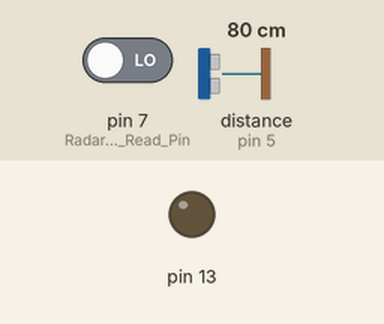
Recording of a sketch running on a simulated Arduino Uno, built with avr-gcc and run on an emulated ATmega328P. Shown: output pins drawn as LEDs (lit = HIGH). Wiring (inferred from the names in the program): ultrasonic range finder: trigger pin 6; echo pin 5. The test bench sets the inputs (shaded band); at power-on: pin 7 (Radar_Signal_Read_Pin) LOW, distance to the obstacle (sensor on pin 5) 80 cm. The echo pulse lasts 58.3 µs per cm; pins used as bus, display or sensor lines are not drawn; what the sketch prints to the serial monitor is not drawn.

Above: at 1.2 s.
1.3 s: pin 7 (Radar_Signal_Read_Pin) driven HIGH
At 1.7 s:
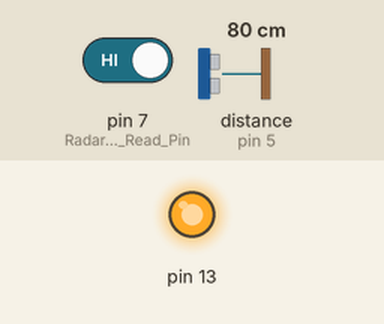
10.3 s: pin 7 (Radar_Signal_Read_Pin) driven LOW
At 10.9 s:
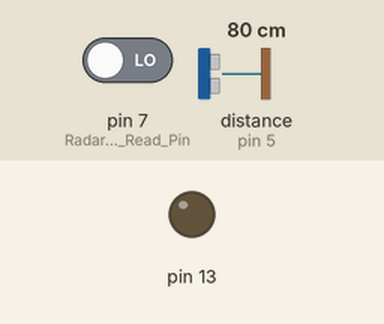
Timing chart, 0 to 13.3 s (numbered marks = the images above; inputs shaded):
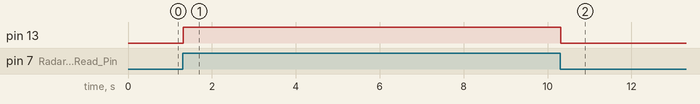

Measured:
- after the input at 1.3 s, pin 13: LOW → HIGH at once
- after the input at 10.3 s, pin 13: HIGH → LOW at once

The sketch:

5.30.m.1_copy.ino
```cpp
#include <SoftwareSerial.h>                       // 소프트웨어 시리얼 라이브러리 등록

/*------------------------ 아두이노 보드마다 소프트웨어 시리얼로 사용할 수 있는 핀 번호가 다르므로 주의 요망 ---------------------------*/
#define RX 8                                      // 소프트웨어 RX포트로 사용할 핀 번호 정의
#define TX 9
#define TRIG 6 //TRIG 핀 설정 (초음파 보내는 핀)
#define ECHO 5 //ECHO 핀 설정 (초음파 받는 핀)
SoftwareSerial bluetooth(10, 11);

                                      // 소프트웨어 TX포트로 사용할 핀 번호 정의
/*------------------------ 아두이노 보드마다 소프트웨어 시리얼로 사용할 수 있는 핀 번호가 다르므로 주의 요망 ---------------------------*/

SoftwareSerial Arduino_to_Radar_Serial(RX, TX);   // 소프트웨어 시리얼 객체명 선언(설정 보드의 RX 핀, 설정보드의 TX 핀)

int Radar_Signal_Read_Pin = 7;                    // Radar 모듈 신호선(3번핀)과 아두이노에 연결된 핀번호

// 변수
int val = 0;
bool speed = false;                                    // Read한 Radar 모듈 신호선의 값을 저장할 변수

void setup()
{
  // put your setup code here, to run once:
  pinMode(Radar_Signal_Read_Pin, INPUT); // 디지털 7번핀을 GPIO INPUT으로 설정
  pinMode(LED_BUILTIN, OUTPUT); // LED_BUILTIN는 아두이노 보드에 자체적으로 달린 LED이며, 이를 Signal Out핀으로 설정
  pinMode(TRIG, OUTPUT);
  pinMode(ECHO, INPUT);

  Serial.begin(9600); // Serial 객체는 PC와 Arduino와의 시리얼 통신을 담당하며, Baud Rate = 9600 설정
  Arduino_to_Radar_Serial.begin(9600); // Arduino_to_Radar_Serial 객체는 Arduino와 Radar 모듈과의 시리얼 통신을 담당하며, Baud Rate = 9600 설정
}

void loop()
{
  long duration, distance;

  digitalWrite(TRIG, LOW);
  delayMicroseconds(2);
  digitalWrite(TRIG, HIGH);
  delayMicroseconds(10);
  digitalWrite(TRIG, LOW);

  duration = pulseIn (ECHO, HIGH); //물체에 반사되어돌아온 초음파의 시간을 변수에 저장합니다.


  //34000*초음파가 물체로 부터 반사되어 돌아오는시간 /1000000 / 2(왕복값이아니라 편도값이기때문에 나누기2를 해줍니다.)

 //초음파센서의 거리값이 위 계산값과 동일하게 Cm로 환산되는 계산공식 입니다. 수식이 간단해지도록 적용했습니다.

  distance = duration * 17 / 1000;


  // put your main code here, to run repeatedly:
  val = digitalRead(Radar_Signal_Read_Pin);   // Radar로부터의 움직임 신호를 Read하여 val 변수에 저장
  digitalWrite(LED_BUILTIN, val);  // val 변수의 값에 따른 LED의 High, Low 상태 결정
 //움직임이 없다면
 speed=false;

 for(int i=0;i<100;i++){
  if(val){//움직임이 생기면 반복적으로 확인하는 작업에서 빠져나옴
    i=100;
  }
  if(i=99){
    speed=true;
  }
 }
//반복적으로 속도가 0이라는것이 참일때
  if(speed){
    bool accross = false;
    // 차량이 있는지 없는지 확인
     // 차량이 없다면
      for(int i=0;i<100;i++){
        if(val){//움직임이 생기면 반복적으로 확인하는 작업에서 빠져나옴
        i=100;
        }
        //
        if(i=99){
          accross=true;
          Serial.println("accross true");
        }
      }
      if(accross){
        bluetooth.write("건너라는 메세지보내기");
      }


  }


  // 시리얼 모니터 -> 아두이노 -> Radar 모듈
  if(Serial.available())
  {
    // read the incoming byte:
    char Transmit_Char = Serial.read(); // 시리얼 모니터를 통해 전송할 데이터를 1바이트씩 읽고 Transmit_Char 변수에 저장
    Arduino_to_Radar_Serial.write(Transmit_Char); // Transmit_Char 변수에 저장된 1바이트 값을 Radar 모듈로 송신
    Serial.print(Transmit_Char); // 아두이노 사용자가 자신이 전송한 데이터를 알 수 있도록 Transmit_Char 변수에 저장된 1바이트 값을 시리얼 모니터에 표시
  }

  // Radar 모듈 -> 아두이노 -> 시리얼 모니터
  if(Arduino_to_Radar_Serial.available())
  {
    // read the incoming byte:
    char Receive_Char = Arduino_to_Radar_Serial.read(); // Radar 모듈이 보낸 데이터를 1바이트씩 읽고 Receive_Char 변수에 저장
    Serial.print(Receive_Char); // Radar 모듈이 보낸 데이터를 아두이노 사용자가 알 수 있도록 Receive_Char 변수에 저장된 1바이트 값을 시리얼 모니터에 표시
  }
}
```
